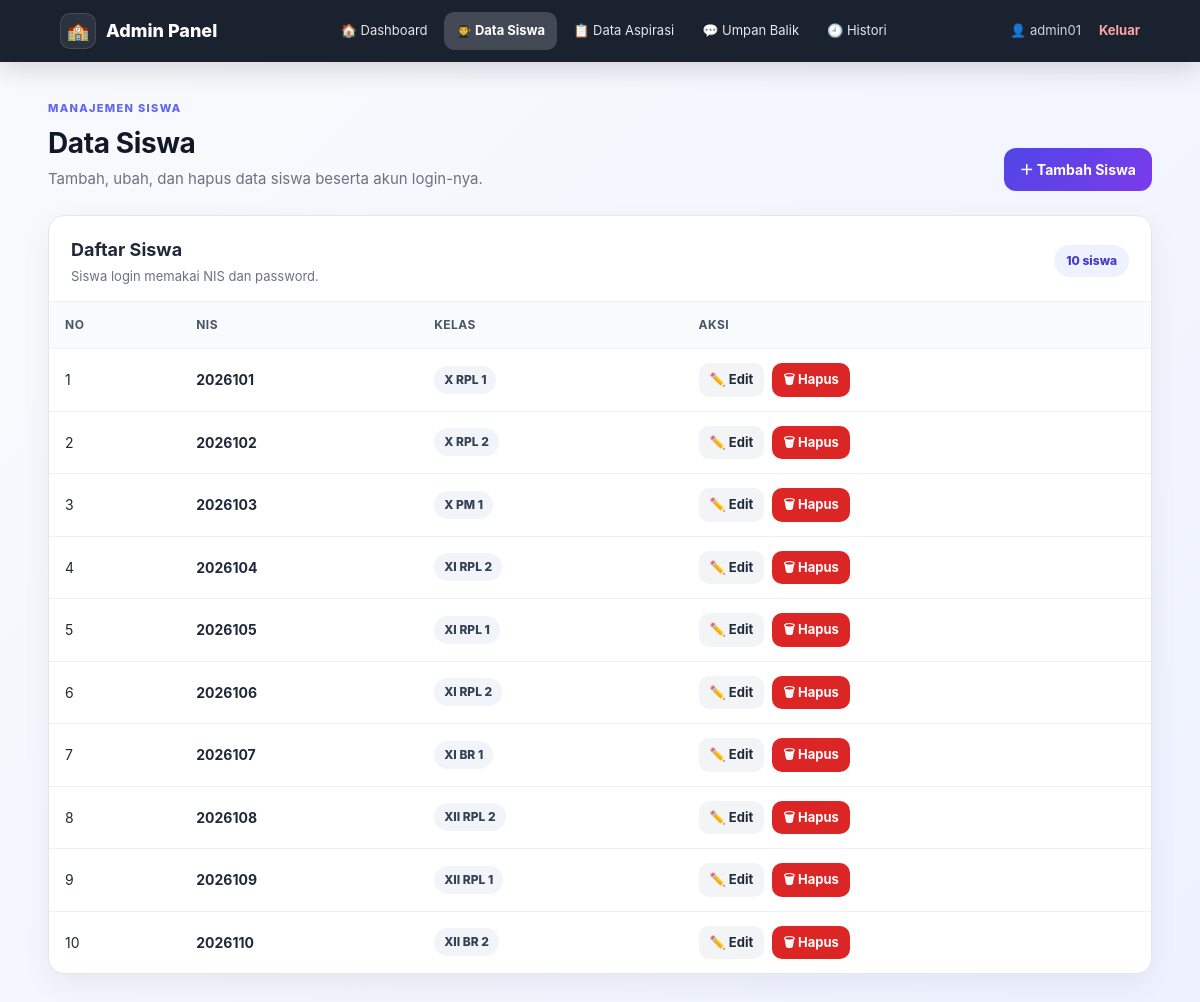
Page /VIEW/ADMIN/v_DaftarSiswa.php (signed in) on the committed database.
### tables this page shows
CREATE TABLE `siswa` (
  `nis` int(10) NOT NULL,
  `kelas` varchar(10) NOT NULL,
  `password` varchar(255) NOT NULL DEFAULT ''
);

### MODEL/config.php (called while the page is built)
<?php
return [
    'host'     => 'sql312.infinityfree.com',
    'username' => 'if0_43450748',
    'password' => 'iUnXVzwah8q6ml',
    'database' => 'if0_43450748_sarpas_final',
    'port'     => 3306,
    'charset'  => 'utf8mb4',
];

### MODEL/m_koneksi.php (called while the page is built, shortened)
<?php
class Koneksi
{
    public function __construct()
    {
        $config = require __DIR__ . '/config.php';
        $host = (string) ($config['host'] ?? 'localhost');
        $username = (string) ($config['username'] ?? 'root');
        $password = (string) ($config['password'] ?? '');
        $database = (string) ($config['database'] ?? 'sarpras');
        $port = isset($config['port']) ? (int) $config['port'] : 3306;
        $db = @new mysqli($host, $username, $password, $database, $port);
        $charset = (string) ($config['charset'] ?? 'utf8mb4');
        $this->koneksi = $db;
    }
}

### MODEL/m_siswa.php (called while the page is built, shortened)
<?php
require_once __DIR__ . '/m_koneksi.php';
class Siswa
{
    private mysqli $db;
    public function __construct()
    {
        $this->db = (new Koneksi())->koneksi;
    }
    public function getAll(): array
    {
        $r = $this->db->query('SELECT nis, kelas FROM siswa ORDER BY nis');
        return $r ? $r->fetch_all(MYSQLI_ASSOC) : [];
    }
}

### VIEW/ADMIN/v_DaftarSiswa.php (the view, shortened to what this page needs)
<?php
require_once __DIR__ . '/../../MODEL/m_siswa.php';
require_once __DIR__ . '/../../template/layout.php';
$daftar = (new Siswa())->getAll();
renderHead('Data Siswa');
renderNavbar('admin', 'siswa');
?>
<main>
    <div class="page-head">
        <div>
            <span class="eyebrow">Manajemen Siswa</span>
            <h1>Data Siswa</h1>
            <p>Tambah, ubah, dan hapus data siswa beserta akun login-nya.</p>
        </div>
        <a class="btn btn-primary" href="FormTambahSiswa.php">＋ Tambah Siswa</a>
    </div>
    <section class="table-card">
        <div class="section-head">
            <div>
                <h2>Daftar Siswa</h2>
                <p>Siswa login memakai NIS dan password.</p>
            </div>
            <span class="count-pill"><?= count($daftar) ?> siswa</span>
        </div>
        <div class="table-wrap">
            <table>
                <thead>
                    <tr>
                        <th>No</th>
                        <th>NIS</th>
                        <th>Kelas</th>
                        <th>Aksi</th>
                    </tr>
                </thead>
                <tbody>
                <?php foreach ($daftar as $no => $s): ?>
                    <?php $nis = (int) $s['nis']; ?>
                    <tr>
                        <td><?= $no + 1 ?></td>
                        <td><b><?= $nis ?></b></td>
                        <td><span class="badge badge-kelas"><?= e($s['kelas']) ?></span></td>
                        <td>
                            <div class="inline-form">
                                <a class="btn btn-light btn-sm" href="FormEditSiswa.php?nis=<?= $nis ?>">✏️ Edit</a>
                                <form method="post" action="../../CONTROLLER/c_siswa.php"
                                      onsubmit="return confirm('Hapus siswa NIS <?= $nis ?>? Aspirasi siswa ini juga ikut terhapus.');">
                                    <button class="btn btn-danger btn-sm" type="submit">🗑 Hapus</button>
                                </form>
                            </div>
                        </td>
                    </tr>
                <?php endforeach; ?>
                </tbody>
            </table>
        </div>
    </section>
</main>
<?php renderFoot(); ?>

### template/layout.php (shortened to what this page needs)
<?php
function e($value): string
{
    return htmlspecialchars((string) $value, ENT_QUOTES, 'UTF-8');
}
function appRoot(): string
{
    return rtrim(dirname(dirname(dirname($_SERVER['SCRIPT_NAME']))), '/');
}
function menuNavigasi(string $role): array
{
    $view = appRoot() . '/VIEW';
    if ($role === 'admin') {
        return [
            'dashboard' => ['🏠 Dashboard',     $view . '/ADMIN/v_dasbord_admin.php'],
            'siswa'     => ['👨‍🎓 Data Siswa',   $view . '/ADMIN/v_DaftarSiswa.php'],
            'aspirasi'  => ['📋 Data Aspirasi', $view . '/ADMIN/v_DataAspirasi.php'],
            'umpan'     => ['💬 Umpan Balik',   $view . '/ADMIN/UmpanBalik.php'],
            'histori'   => ['🕘 Histori',       $view . '/SISWA/v_HistoryAspirasiSiswa.php'],
        ];
    }
    return [
        'dashboard' => ['🏠 Dashboard',      $view . '/SISWA/dasbord_siswa.php'],
        'kirim'     => ['➕ Kirim Aspirasi', $view . '/SISWA/v_form_aspirasi.php'],
        'laporan'   => ['📋 Aspirasi Saya',  $view . '/SISWA/daftar_laporan.php'],
        'histori'   => ['🕘 Histori',        $view . '/SISWA/v_HistoryAspirasiSiswa.php'],
        'profil'    => ['👤 Profil',         $view . '/SISWA/profil_siswa.php'],
    ];
}
function renderHead(string $judul, string $kelasBody = ''): void
{
    $app = appRoot();
    ?>
<!doctype html>
<html lang="id">
<head>
    <link rel="stylesheet" href="<?= e($app) ?>/ASSETS/modern.css">
</head>
<body<?= $kelasBody !== '' ? ' class="' . e($kelasBody) . '"' : '' ?>>
<?php
}
function renderNavbar(string $role, string $aktif): void
{
    $menu = menuNavigasi($role);
    $brand = $role === 'admin' ? 'Admin Panel' : 'Siswa Panel';
    $beranda = $menu['dashboard'][1];
    $logout = appRoot() . '/CONTROLLER/c_auth.php?logout=1';
    if ($role === 'admin') {
        $info = '👤 ' . ($_SESSION['username'] ?? 'Admin');
    } else {
        $info = '🎓 NIS ' . ($_SESSION['nis'] ?? '-') . ' · ' . ($_SESSION['kelas'] ?? '-');
    }
    ?>
<header class="navbar">
    <a class="nav-brand" href="<?= e($beranda) ?>">
        <span class="brand-icon">🏫</span>
        <span><?= e($brand) ?></span>
    </a>
    <nav>
        <ul class="nav-menu">
            <?php foreach ($menu as $kunci => [$label, $url]): ?>
                <li>
                    <a href="<?= e($url) ?>" class="<?= $kunci === $aktif ? 'active' : '' ?>"><?= e($label) ?></a>
                </li>
            <?php endforeach; ?>
        </ul>
    </nav>
    <div class="nav-user">
        <span><?= e($info) ?></span>
        <a class="logout-link" href="<?= e($logout) ?>">Keluar</a>
    </div>
</header>
    <?php
}
function renderFoot(): void
{
    echo "</body>\n</html>\n";
}

### ASSETS/modern.css (style rules this page uses)
:root { --primary: #4f46e5; --primary-2: #7c3aed; --ink: #111827; --text: #1f2937; --muted: #6b7280; --line: #e5e7eb; --line-soft: #eef0f4; --surface: #ffffff; --ok: #15803d; --ok-bg: #f0fdf4; --ok-line: #bbf7d0; --err: #b91c1c; --err-bg: #fef2f2; --err-line: #fecaca; --radius: 16px; --shadow: 0 10px 30px rgba(17, 24, 39, .06); }
*, *::before, *::after { box-sizing: border-box; }
html { scroll-behavior: smooth; -webkit-text-size-adjust: 100%; }
body { margin: 0; min-height: 100vh; font-family: Inter, "Segoe UI", system-ui, Arial, sans-serif; font-size: 15px; line-height: 1.5; color: var(--text); background: linear-gradient(135deg, #f8fafc, #eef2ff); }
a { color: inherit; }
.navbar { position: sticky; top: 0; z-index: 20; display: flex; flex-wrap: wrap; align-items: center; gap: 18px; padding: 12px 5%; color: #fff; background: rgba(17, 24, 39, .96); backdrop-filter: blur(12px); box-shadow: 0 8px 25px rgba(17, 24, 39, .15); }
.nav-brand { display: flex; align-items: center; gap: 10px; font-size: 18px; font-weight: 800; color: #fff; text-decoration: none; white-space: nowrap; }
.brand-icon { display: grid; place-items: center; width: 36px; height: 36px; border-radius: 10px; background: rgba(255, 255, 255, .08); border: 1px solid rgba(255, 255, 255, .12); }
.navbar nav { flex: 1; min-width: 0; }
.nav-menu { display: flex; flex-wrap: wrap; justify-content: center; gap: 4px; margin: 0; padding: 0; list-style: none; }
.nav-menu a { display: block; padding: 9px 12px; border-radius: 10px; font-size: 13px; color: #e5e7eb; text-decoration: none; transition: background .2s, color .2s; }
.nav-menu a.active { background: rgba(255, 255, 255, .18); color: #fff; font-weight: 700; }
.nav-user { display: flex; align-items: center; gap: 10px; font-size: 13px; color: #d1d5db; white-space: nowrap; }
.logout-link { margin-left: 8px; font-weight: 700; color: #fca5a5; text-decoration: none; }
main { width: min(1180px, 92%); margin: 34px auto 60px; }
.page-head { display: flex; flex-wrap: wrap; justify-content: space-between; align-items: flex-end; gap: 20px; margin-bottom: 24px; }
.page-head h1 { margin: 0 0 4px; font-size: 28px; letter-spacing: -.4px; color: var(--ink); }
.page-head p { margin: 0; color: var(--muted); }
.eyebrow { display: inline-block; margin-bottom: 6px; font-size: 11px; font-weight: 800; letter-spacing: .12em; text-transform: uppercase; color: #6366f1; }
.btn { display: inline-flex; align-items: center; justify-content: center; gap: 8px; padding: 11px 16px; border: 0; border-radius: 12px; background: var(--ink); color: #fff; font: inherit; font-size: 14px; font-weight: 700; text-decoration: none; white-space: nowrap; cursor: pointer; transition: transform .2s, box-shadow .2s, background .2s; }
.btn-primary { background: linear-gradient(135deg, var(--primary), var(--primary-2)); }
.btn-danger { background: #dc2626; }
.btn-light { background: #f3f4f6; color: var(--text); }
.btn-sm { padding: 7px 11px; border-radius: 10px; font-size: 13px; }
.table-card { overflow: hidden; background: var(--surface); border: 1px solid var(--line); border-radius: var(--radius); box-shadow: var(--shadow); }
.table-wrap { overflow-x: auto; }
table { width: 100%; min-width: 720px; border-collapse: collapse; }
th, td { padding: 14px 16px; text-align: left; vertical-align: middle; font-size: 14px; border-bottom: 1px solid var(--line-soft); }
th { font-size: 12px; text-transform: uppercase; letter-spacing: .04em; color: #475569; background: #f8fafc; }
tbody tr:last-child td { border-bottom: 0; }
.section-head { display: flex; flex-wrap: wrap; justify-content: space-between; align-items: center; gap: 15px; padding: 20px 22px 15px; border-bottom: 1px solid var(--line-soft); }
.section-head h2 { margin: 0 0 4px; font-size: 18px; }
.section-head p { margin: 0; font-size: 13px; color: var(--muted); }
.count-pill { padding: 7px 12px; border-radius: 999px; background: #eef2ff; color: #4338ca; font-size: 12px; font-weight: 800; white-space: nowrap; }
.badge { display: inline-flex; padding: 5px 10px; border-radius: 999px; font-size: 12px; font-weight: 800; white-space: nowrap; }
.badge-kelas { background: #f1f5f9; color: #334155; }
.inline-form { display: flex; flex-wrap: wrap; align-items: center; gap: 8px; }

### rows in the picture
siswa: nis "2026101", kelas "X RPL 1"
siswa: nis "2026102", kelas "X RPL 2"
siswa: nis "2026103", kelas "X PM 1"
siswa: nis "2026104", kelas "XI RPL 2"
siswa: nis "2026105", kelas "XI RPL 1"
siswa: nis "2026106", kelas "XI RPL 2"
siswa: nis "2026107", kelas "XI BR 1"
siswa: nis "2026108", kelas "XII RPL 2"
siswa: nis "2026109", kelas "XII RPL 1"
siswa: nis "2026110", kelas "XII BR 2"

### other values in the picture
$brand "Admin Panel"
$label "🏠 Dashboard"
$label "👨‍🎓 Data Siswa"
$label "📋 Data Aspirasi"
$label "💬 Umpan Balik"
$label "🕘 Histori"
$info "👤 admin01"
count($daftar) "10"
